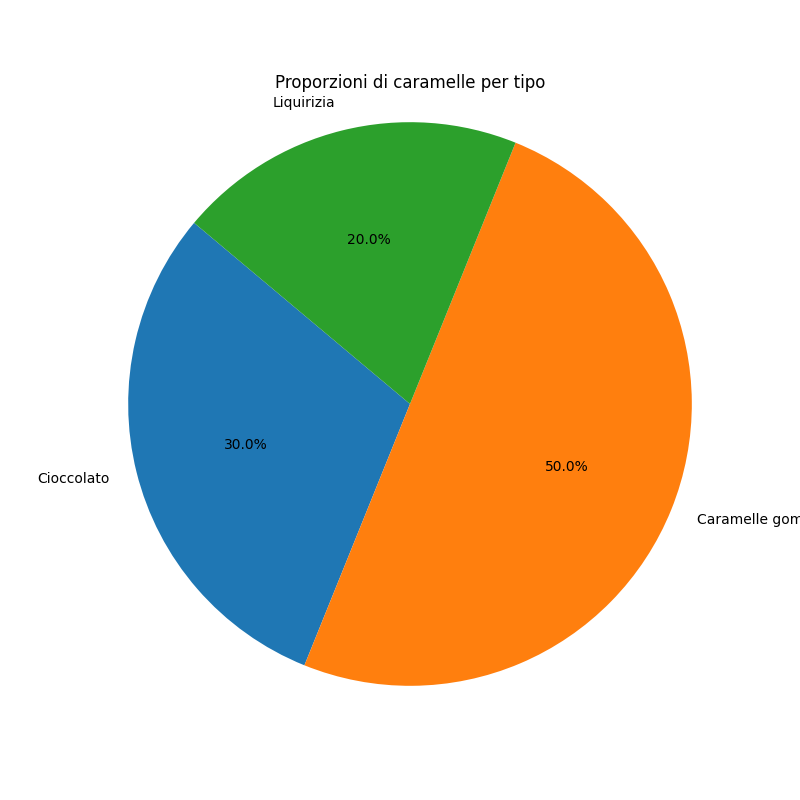

This figure's Python source:
import matplotlib.pyplot as plt

# Dati di esempio (percentuali di caramelle per tipo)
tipi_caramelle = ['Cioccolato', 'Caramelle gommose', 'Liquirizia']
percentuali = [30, 50, 20]  # Queste sono solo percentuali di esempio

# Intervallo teorico di caramelle totali
caramelle_min = 1000
caramelle_max = 10000

# Calcola stime approssimative di caramelle per tipo
stima_caramelle = []
for percentuale in percentuali:
    caramelle_stimate = percentuale / 100 * (caramelle_max - caramelle_min)
    stima_caramelle.append(caramelle_stimate)

# Stampa le stime
for tipo, stima in zip(tipi_caramelle, stima_caramelle):
    print(f"Stima di {tipo}: {int(stima)} caramelle")

# Visualizza il grafico a torta
plt.figure(figsize=(8, 8))
plt.pie(percentuali, labels=tipi_caramelle, autopct='%1.1f%%', startangle=140)
plt.title("Proporzioni di caramelle per tipo")
plt.axis('equal')  # Per fare in modo che il grafico sia circolare
plt.show()
